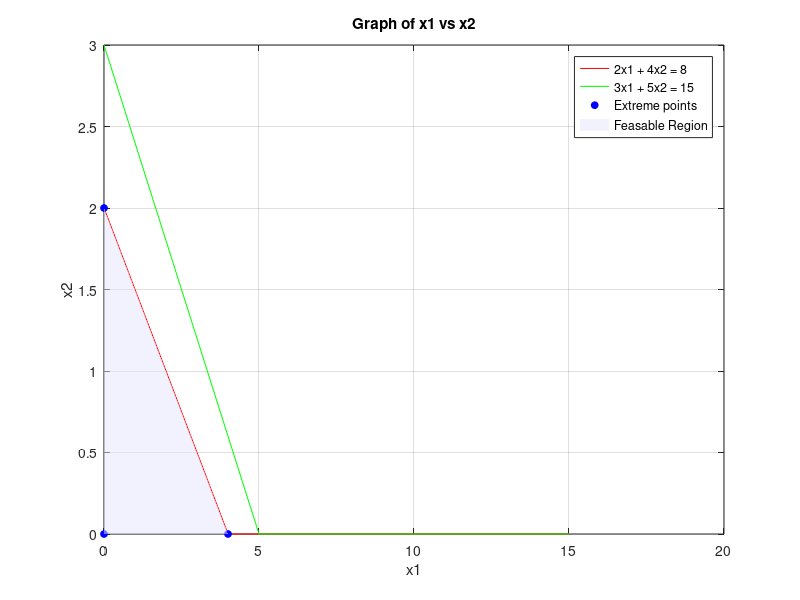

This chart was generated by the following MATLAB code: (Note: this script raises an error after producing the figure.)
%{
    Maximise/Minimize Z = 3x1 + 2x2
    Subject to  2x1 + 4x2 <= 8
                3x1 + 5x2 <= 15
                x1 >= 0 , x2 >= 0
%}

format short;
clear all;
clc;

C = [3 2];
A = [2 4; 3 5];
b = [8; 15];

x1 = 0:1:max(abs(b));
x21 = (b(1) - A(1, 1) * x1) ./ A(1, 2);
x22 = (b(2) - A(2, 1) * x1) ./ A(2, 2);
x21 = max(0, x21);
x22 = max(0, x22);

plot(x1, x21, 'r', 'DisplayName', '2x1 + 4x2 = 8')
hold on;
plot(x1, x22, 'g', 'DisplayName', '3x1 + 5x2 = 15');
xlabel('x1');
ylabel('x2');
title('Graph of x1 vs x2');
legend show;
grid on;

cx1 = find(x1==0);
cx21 = find(x21==0);
cx22 = find(x22==0);

line1 = [x1(:, [cx21 cx1]); x21(:, [cx21 cx1])]';
line2 = [x1(:, [cx22 cx1]); x22(:, [cx22 cx1])]';

corpt = unique([line1; line2], 'rows');

SA = [0; 0];
for i = 1:size(A, 1)
    s1 = A(i, :);
    b1 = b(i, :);
    for j = i+1:size(A, 1)
        s2 = A(j, :);
        b2 = b(j, :);

        A1 = [s1; s2];
        B1 = [b1; b2];
        X = A1 \ B1;
        SA = [SA X];
    end
end

ptt = SA';

points = unique([corpt; ptt], 'rows');

for i = 1: size(points, 1)
    px1 = points(i, 1);
    px2 = points(i, 2);
    cons1(i) = A(1, 1)*px1 + A(1, 2)*px2 - b(1);
    cons2(i) = A(2, 1)*px1 + A(2, 2)*px2 - b(2);
end

k1 = find(cons1 > 0);
k2 = find(cons2 > 0);
k3 = find(points(:, 1) < 0);
k4 = find(points(:, 2) < 0);
k = unique([k1 k2 k3 k4]);

points(k, :) = [];

if isempty(points)
    fprintf('There exists no feasable solution.\n');
else
    plot(points(:, 1), points(:, 2), 'bo', 'MarkerSize', 5, 'MarkerFaceColor', 'b', 'DisplayName', 'Extreme points');
    if size(points, 1) >= 3
        K = convhull(points(:, 1), points(:, 2));
        patch(points(K, 1), points(K, 2),[0.9 0.9 1], 'FaceAlpha', 0.5, 'EdgeColor', 'none', 'DisplayName', 'Feasable Region');
    end

    val = points * C';
    resultTable = [points val];

    [minval, minidx] = min(val);
    [maxval, maxidx] = max(val);
    optab = resultTable([minidx maxidx], :);
    minx1 = points(minidx, 1);
    minx2 = points(minidx, 2);
    maxx1 = points(maxidx, 1);
    maxx2 = points(maxidx, 2);
    
    fprintf('Minimum & Maximum objective values are:-\n');
    OPTIMAL_GRAPH = array2table(optab, 'VariableNames', {'x1', 'x2', 'Z'});
    disp(OPTIMAL_GRAPH);
    
    plot(minx1, minx2, 'kp', 'MarkerSize', 12, 'MarkerFaceColor', 'y', 'DisplayName', 'Minimum Value');
    text(minx1, minx2, sprintf('    (%.2f, %.2f)', minx1, minx2));
    plot(maxx1, maxx2, 'kp', 'MarkerSize', 12, 'MarkerFaceColor', 'm', 'DisplayName', 'Maximum Value');
    text(maxx1, maxx2, sprintf('    (%.2f, %.2f)', maxx1, maxx2));
end
